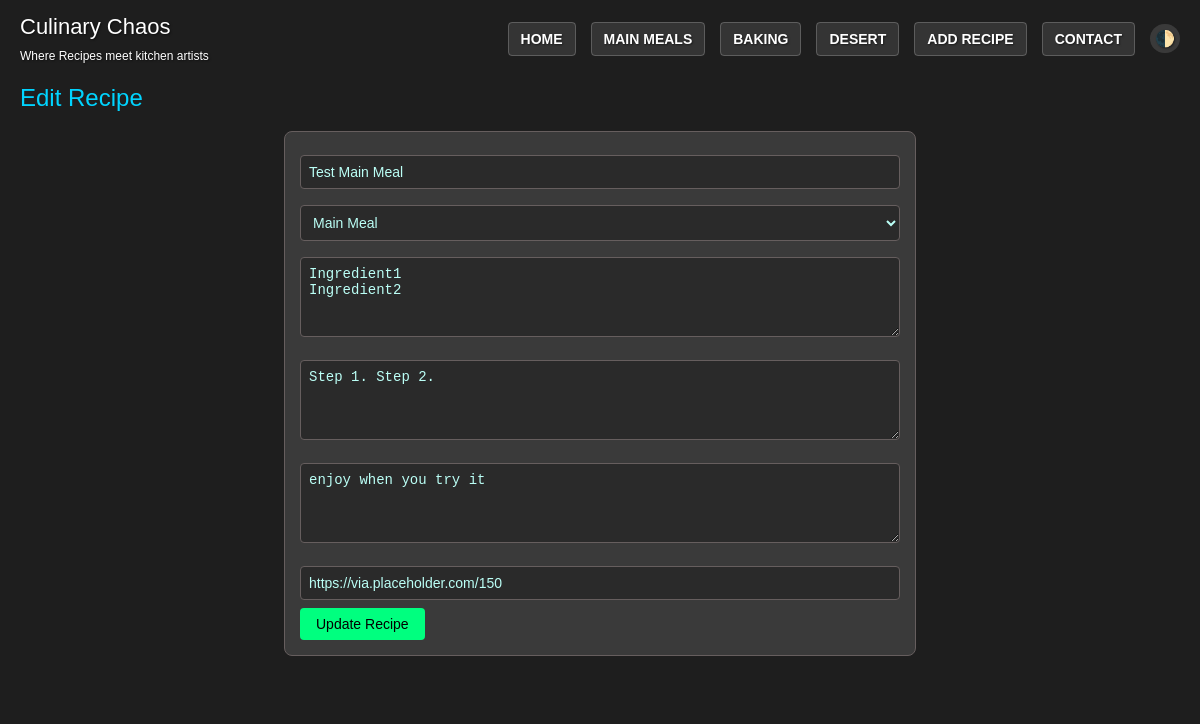
Page /edit_recipe/1 on the earlier database version.
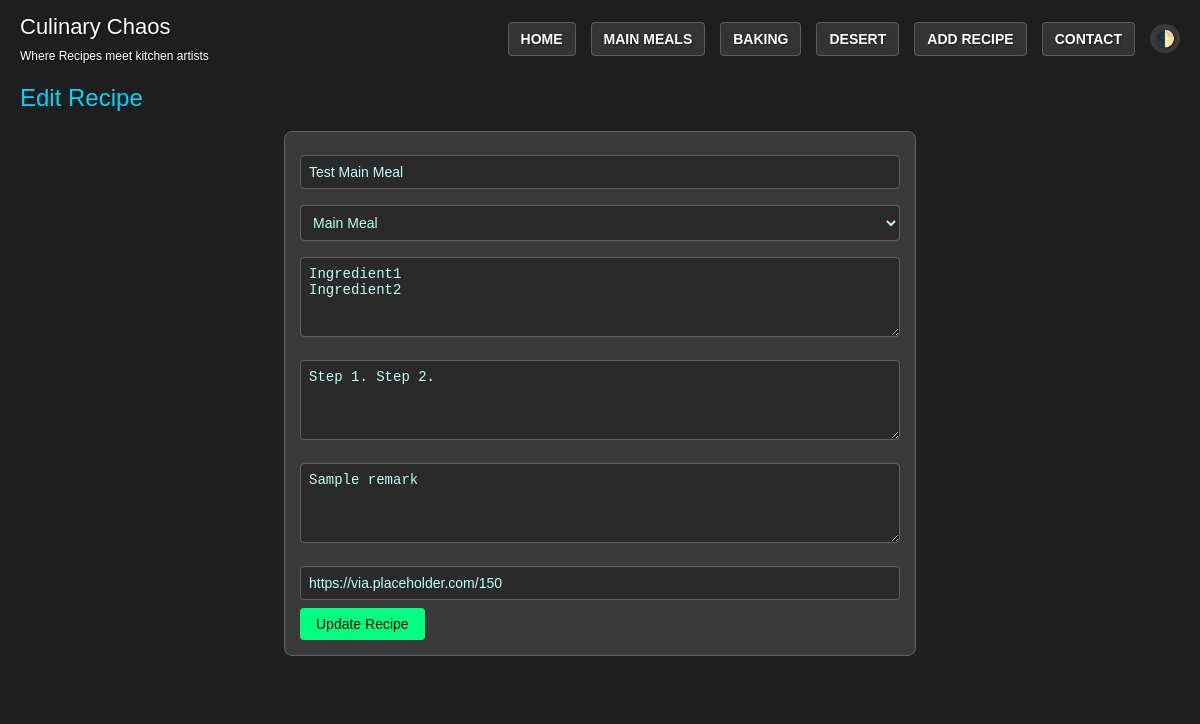
Same page on the later database version.
### tables this page shows
CREATE TABLE recipes (
                id INTEGER PRIMARY KEY AUTOINCREMENT,
                name TEXT NOT NULL,
                type TEXT NOT NULL,
                ingredients TEXT NOT NULL,
                instructions TEXT NOT NULL,
                remarks TEXT,
                image TEXT
            );

### app.py (the view)
@app.route('/edit_recipe/<int:id>')
def edit_recipe(id):
    with sqlite3.connect('recipes.db') as conn:
        cursor = conn.cursor()
        cursor.execute("SELECT * FROM recipes WHERE id = ?", (id,))
        recipe = cursor.fetchone()
        if recipe:
            recipe_data = {
                'id': recipe[0],
                'name': recipe[1],
                'type': recipe[2],
                'ingredients': recipe[3].split(','),
                'instructions': recipe[4],
                'remarks': recipe[5] or '',
                'image': recipe[6] or ''
            }
            app.logger.debug(f"Editing recipe: {recipe_data}")
            return render_template('edit_recipe.html', recipe=recipe_data)
        return jsonify({'status': 'error', 'message': 'Recipe not found'}), 404

### templates/edit_recipe.html (shortened to what this page needs)
<!DOCTYPE html>
<html lang="en">
<head>
    <link rel="stylesheet" href="{{ url_for('static', filename='styles.css') }}">
</head>
<body class="dark-theme">
    <nav class="navbar">
        <div class="navbar-brand">
            <h1>Culinary Chaos</h1>
            <span class="tagline">Where Recipes meet kitchen artists</span>
        </div>
        <ul class="nav-menu">
            <li><a href="{{ url_for('index') }}" class="nav-link">Home</a></li>
            <li><a href="{{ url_for('main_meals') }}" class="nav-link">Main Meals</a></li>
            <li><a href="{{ url_for('baking') }}" class="nav-link">Baking</a></li>
            <li><a href="{{ url_for('desert') }}" class="nav-link">Desert</a></li>
            <li><a href="{{ url_for('add_recipe') }}" class="nav-link">Add Recipe</a></li>
            <li><a href="{{ url_for('contact') }}" class="nav-link">Contact</a></li>
            <li><button class="theme-switcher">🌓</button></li>
        </ul>
    </nav>
    <div class="container">
        <h2>Edit Recipe</h2>
        <form class="recipe-form" onsubmit="event.preventDefault(); editRecipe({{ recipe.id }});">
            <input type="text" id="recipeName" value="{{ recipe.name }}" required>
            <select id="recipeType" required>
                <option value="main_meal" {% if recipe.type == 'main_meal' %}selected{% endif %}>Main Meal</option>
            </select>
            <textarea id="recipeIngredients" required>{{ recipe.ingredients | join('\n') }}</textarea>
            <textarea id="recipeInstructions" required>{{ recipe.instructions }}</textarea>
            <textarea id="recipeRemarks">{{ recipe.remarks }}</textarea>
            <input type="text" id="recipeImage" value="{{ recipe.image }}">
            <button type="submit">Update Recipe</button>
        </form>
    </div>
</body>
</html>

Differences in the rows shown:
changed recipes "Test Main Meal": remarks "enjoy when you try it" → "Sample remark"
